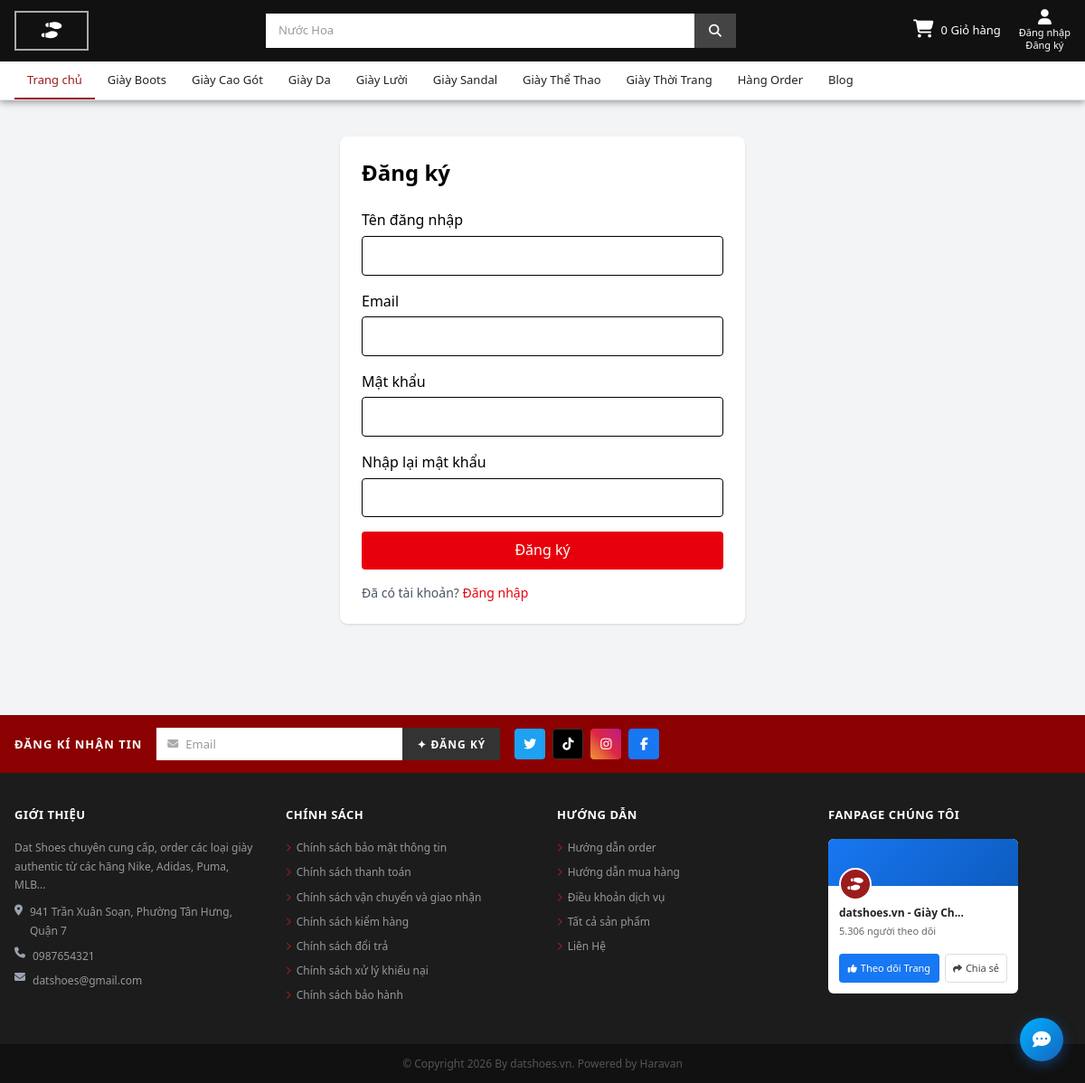
Page /accounts/register/ on the committed database.
### apps/products/models.py (models this page shows, shortened)
class Category(models.Model):
    name = models.CharField(max_length=100, unique=True,
                            verbose_name="Tên loại giày")
    slug = models.SlugField(max_length=120, unique=True, blank=True)
    description = models.TextField(blank=True, verbose_name="Mô tả")
    image = models.ImageField(upload_to='categories/', blank=True, null=True)
    is_active = models.BooleanField(default=True)
    class Meta:
        verbose_name = "Danh mục"
        verbose_name_plural = "Danh mục"

### apps/accounts/views.py (the view)
# urls.py: path('register/', views.register_view, name='register'),
def register_view(request):
    if request.user.is_authenticated:
        return redirect('products:product_list')
    if request.method == 'POST':
        form = RegisterForm(request.POST)
        if form.is_valid():
            user = form.save()
            login(request, user)
            merge_session_cart_into_user_cart(user, request.session)
            messages.success(request, 'Đăng ký thành công.')
            return redirect('products:product_list')
    else:
        form = RegisterForm()
    return render(request, 'accounts/register.html', {'form': form})

### apps/accounts/forms.py
class RegisterForm(UserCreationForm):
    email = forms.EmailField(required=True)
    def __init__(self, *args, **kwargs):
        super().__init__(*args, **kwargs)
        base_classes = 'w-full border rounded px-3 py-2'
        self.fields['username'].widget.attrs.update({'class': base_classes})
        self.fields['email'].widget.attrs.update({'class': base_classes})
        self.fields['password1'].widget.attrs.update({'class': base_classes})
        self.fields['password2'].widget.attrs.update({'class': base_classes})
    class Meta:
        model = User
        fields = ('username', 'email', 'password1', 'password2')

### apps/cart/context_processors.py (called while the page is built)
def cart_count(request):
    if request.user.is_authenticated:
        total_items = get_user_cart_item_count(request.user)
    else:
        cart = get_session_cart(request.session)
        total_items = sum(int(item.get('quantity', 0)) for item in cart.values())
    return {'cart_count': total_items}

### apps/cart/services.py (called while the page is built)
def get_session_cart(session):
    return session.get(SESSION_KEY, {}) or {}

### apps/products/context_processors.py (called while the page is built)
def navigation_data(request):
    return {
        'categories': Category.objects.filter(is_active=True).order_by('name'),
        'brands': Brand.objects.filter(is_active=True).order_by('name'),
    }

### templates/accounts/register.html (shortened to what this page needs)
{% extends 'base.html' %}
{% block content %}
<div class="max-w-md mx-auto bg-white p-6 rounded-lg shadow mt-10">
  <h1 class="text-2xl font-bold mb-6">Đăng ký</h1>
  <form method="post" class="space-y-4">
    <div>
      <label class="block mb-1 font-medium" for="id_username">Tên đăng nhập</label>
      {{ form.username }}
    </div>
    <div>
      <label class="block mb-1 font-medium" for="id_email">Email</label>
      {{ form.email }}
    </div>
    <div>
      <label class="block mb-1 font-medium" for="id_password1">Mật khẩu</label>
      {{ form.password1 }}
    </div>
    <div>
      <label class="block mb-1 font-medium" for="id_password2">Nhập lại mật khẩu</label>
      {{ form.password2 }}
    </div>
    <button type="submit" class="w-full py-2 bg-red-600 text-white rounded hover:bg-red-700">
      Đăng ký
    </button>
  </form>
  <p class="mt-4 text-sm text-gray-600">
    Đã có tài khoản?
    <a href="{% url 'accounts:login' %}" class="text-red-600">Đăng nhập</a>
  </p>
</div>
{% endblock %}

### templates/base.html (shortened to what this page needs)
<!doctype html>
<html lang="vi">
<head>
	<link rel="stylesheet" href="https://cdnjs.cloudflare.com/ajax/libs/font-awesome/6.6.0/css/all.min.css" />
	{% load static %}
	<link rel="stylesheet" href="{% static 'css/main.css' %}" />
</head>
<body>
	<header class="site-header">
		<div style="max-width:1200px; margin:0 auto; padding:10px 16px; display:flex; align-items:center; gap:16px;">
			<a href="{% url 'landing' %}" class="logo-box">
				<span class="logo-icon"><i class="fas fa-shoe-prints"></i></span>
			</a>
			<div class="header-center" style="flex:1; display:flex; justify-content:center;">
				<form class="search-bar" method="get" action="{% url 'products:product_list' %}">
					<input type="text" name="q" placeholder="Nước Hoa" value="{{ request.GET.q }}"
						aria-label="Tìm kiếm sản phẩm" />
					<button type="submit" aria-label="Tìm kiếm"><i class="fas fa-search"></i></button>
				</form>
			</div>
			<div class="header-util">
				<a href="{% url 'cart:cart_detail' %}" class="cart-link">
					<div class="cart-icon">
						<i class="fas fa-shopping-cart"></i>
					</div>
					<span>{{ cart_count|default:0 }} Giỏ hàng</span>
				</a>
				{% if user.is_authenticated %}
				<a href="{% url 'accounts:logout' %}" class="util-link">
					<i class="fas fa-user-circle"></i>
					<span>{{ user.username|truncatechars:10 }}</span>
					<span>Đăng xuất</span>
				</a>
				{% else %}
				<a href="{% url 'accounts:login' %}" class="util-link">
					<i class="fas fa-user"></i>
					<span>Đăng nhập</span>
					<span>Đăng ký</span>
				</a>
				{% endif %}
			</div>
		</div>
		<nav class="site-nav">
			<div style="max-width:1200px; margin:0 auto; padding:0 16px;">
				<ul class="nav-list" id="mainNavList">
					<li class="active">
						<a href="{% url 'landing' %}">Trang chủ</a>
					</li>
					{% for category in categories %}
					<li>
						<a href="{% url 'products:category_detail' category.slug %}">
							{{ category.name }}
						</a>
					</li>
					{% endfor %}
					<li><a href="#">Hàng Order</a></li>
					<li><a href="#">Blog</a></li>
				</ul>
			</div>
		</nav>
	</header>
	<main>
		{% block content %}{% endblock %}
	</main>
	<footer>
		<div class="footer-newsletter">
			<div class="newsletter-inner">
				<span class="newsletter-title">ĐĂNG KÍ NHẬN TIN</span>
				<form class="newsletter-form">
					<div class="email-wrap">
						<i class="fas fa-envelope"></i>
						<input type="email" placeholder="Email" aria-label="Email đăng ký nhận tin" />
					</div>
					<button type="submit">✦ ĐĂNG KÝ</button>
				</form>
				<div class="social-icons">
					<a href="#" class="social-icon social-twitter" aria-label="Twitter">
						<i class="fab fa-twitter"></i>
					</a>
					<a href="#" class="social-icon social-tiktok" aria-label="TikTok">
						<i class="fab fa-tiktok"></i>
					</a>
					<a href="#" class="social-icon social-ig" aria-label="Instagram">
						<i class="fab fa-instagram"></i>
					</a>
					<a href="#" class="social-icon social-fb" aria-label="Facebook">
						<i class="fab fa-facebook-f"></i>
					</a>
				</div>
			</div>
		</div>
		<div class="footer-main">
			<div class="footer-grid">
				<div class="footer-col">
					<h5 class="footer-col-title">GIỚI THIỆU</h5>
					<p>Dat Shoes chuyên cung cấp, order các loại giày authentic từ các hãng Nike, Adidas, Puma, MLB...
					</p>
					<address>
						<div style="display:flex; gap:8px; margin-top:10px;">
							<i class="fas fa-map-marker-alt" style="color:#9ca3af; margin-top:2px; flex-shrink:0;"></i>
							<span>941 Trần Xuân Soạn, Phường Tân Hưng, Quận 7</span>
						</div>
						<div style="display:flex; gap:8px; margin-top:8px;">
							<i class="fas fa-phone" style="color:#9ca3af; flex-shrink:0;"></i>
							<span>0987654321</span>
						</div>
						<div style="display:flex; gap:8px; margin-top:6px;">
							<i class="fas fa-envelope" style="color:#9ca3af; flex-shrink:0;"></i>
							<span>datshoes@gmail.com</span>
						</div>
					</address>
				</div>
				<div class="footer-col">
					<h5 class="footer-col-title">CHÍNH SÁCH</h5>
					<ul class="footer-col-links">
						<li><a href="#"><i class="fas fa-chevron-right"></i>Chính sách bảo mật thông tin</a></li>
						<li><a href="#"><i class="fas fa-chevron-right"></i>Chính sách thanh toán</a></li>
						<li><a href="#"><i class="fas fa-chevron-right"></i>Chính sách vận chuyển và giao nhận</a></li>
						<li><a href="#"><i class="fas fa-chevron-right"></i>Chính sách kiểm hàng</a></li>
						<li><a href="#"><i class="fas fa-chevron-right"></i>Chính sách đổi trả</a></li>
						<li><a href="#"><i class="fas fa-chevron-right"></i>Chính sách xử lý khiếu nại</a></li>
						<li><a href="#"><i class="fas fa-chevron-right"></i>Chính sách bảo hành</a></li>
					</ul>
				</div>
				<div class="footer-col">
					<h5 class="footer-col-title">HƯỚNG DẪN</h5>
					<ul class="footer-col-links">
						<li><a href="#"><i class="fas fa-chevron-right"></i>Hướng dẫn order</a></li>
						<li><a href="#"><i class="fas fa-chevron-right"></i>Hướng dẫn mua hàng</a></li>
						<li><a href="#"><i class="fas fa-chevron-right"></i>Điều khoản dịch vụ</a></li>
						<li><a href="{% url 'products:product_list' %}"><i class="fas fa-chevron-right"></i>Tất cả sản
								phẩm</a></li>
						<li><a href="#"><i class="fas fa-chevron-right"></i>Liên Hệ</a></li>
					</ul>
				</div>
				<div class="footer-col">
					<h5 class="footer-col-title">FANPAGE CHÚNG TÔI</h5>
					<div class="fanpage-widget">
						<div class="fanpage-cover">
							<div class="fanpage-avatar">
								<i class="fas fa-shoe-prints"></i>
							</div>
						</div>
						<div class="fanpage-info">
							<div class="fanpage-name">datshoes.vn - Giày Ch...</div>
							<div class="fanpage-followers">5.306 người theo dõi</div>
						</div>
						<div class="fanpage-actions">
							<button class="btn-follow">
								<i class="fas fa-thumbs-up" style="font-size:10px;"></i> Theo dõi Trang
							</button>
							<button class="btn-share">
								<i class="fas fa-share" style="font-size:10px;"></i> Chia sẻ
							</button>
						</div>
					</div>
				</div>
			</div>
		</div>
		<div class="footer-copyright">
			<p>© Copyright 2026 By datshoes.vn. Powered by Haravan</p>
		</div>
	</footer>
	<div class="float-chat">
		<button aria-label="Chat với chúng tôi" title="Chat ngay">
			<i class="fas fa-comment-dots"></i>
		</button>
	</div>
</body>
</html>

### static/css/main.css (style rules this page uses)
body { font-family: "Segoe UI", system-ui, sans-serif; line-height: 1.6; }
main { min-height: 80vh; }

### rows in the picture
Category: name "Giày Boots"
Category: name "Giày Cao Gót"
Category: name "Giày Da"
Category: name "Giày Lười"
Category: name "Giày Sandal"
Category: name "Giày Thể Thao"
Category: name "Giày Thời Trang"

### other values in the picture
{{ cart_count|default:0 }} "0"
